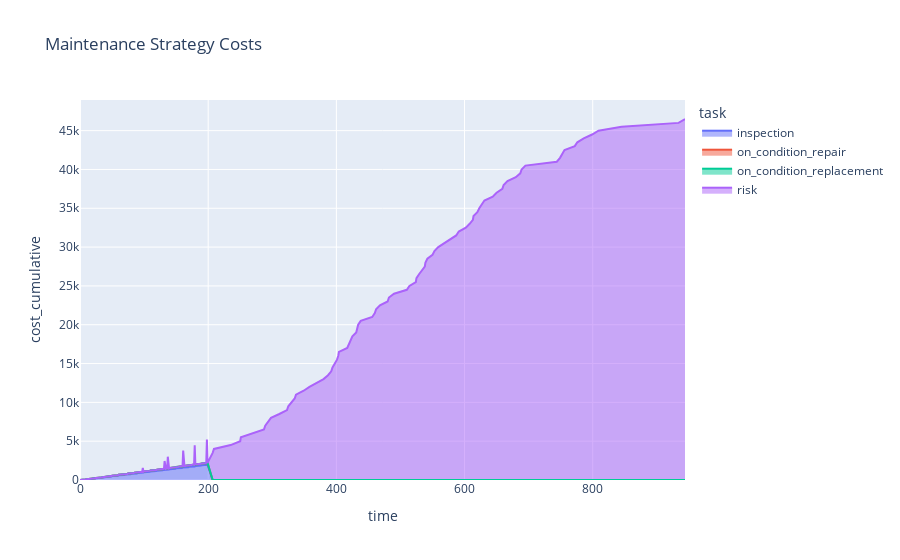

This figure's notebook cell:
### Code cell
fm.mc_timeline(1000)

df = fm.expected_cost_df()

fig = px.area(df, x="time", y="cost_cumulative", color="task", title='Maintenance Strategy Costs')
fig.show()

### Figure 1 — Plotly figure (JSON) as saved in the notebook; plotly's stock layout.template omitted (floating-point values rounded to 4 significant figures; data arrays with more than 128 entries replaced by an {"elided": "..."} marker saying what was removed)
{"data": [{"hovertemplate": "task=inspection<br>time=%{x}<br>cost_cumulative=%{y}<extra></extra>", "legendgroup": "inspection", "line": {"color": "#636efa"}, "mode": "lines", "name": "inspection", "orientation": "v", "showlegend": true, "stackgroup": "1", "type": "scatter", "x": {"elided": "200 int values"}, "xaxis": "x", "y": {"elided": "200 int values"}, "yaxis": "y"}, {"hovertemplate": "task=on_condition_repair<br>time=%{x}<br>cost_cumulative=%{y}<extra></extra>", "legendgroup": "on_condition_repair", "line": {"color": "#EF553B"}, "mode": "lines", "name": "on_condition_repair", "orientation": "v", "showlegend": true, "stackgroup": "1", "type": "scatter", "x": {"elided": "200 int values"}, "xaxis": "x", "y": {"elided": "200 int values"}, "yaxis": "y"}, {"hovertemplate": "task=on_condition_replacement<br>time=%{x}<br>cost_cumulative=%{y}<extra></extra>", "legendgroup": "on_condition_replacement", "line": {"color": "#00cc96"}, "mode": "lines", "name": "on_condition_replacement", "orientation": "v", "showlegend": true, "stackgroup": "1", "type": "scatter", "x": {"elided": "200 int values"}, "xaxis": "x", "y": {"elided": "200 int values"}, "yaxis": "y"}, {"hovertemplate": "task=risk<br>time=%{x}<br>cost_cumulative=%{y}<extra></extra>", "legendgroup": "risk", "line": {"color": "#ab63fa"}, "mode": "lines", "name": "risk", "orientation": "v", "showlegend": true, "stackgroup": "1", "type": "scatter", "x": [98, 132, 137, 161, 179, 198, 207, 209, 235, 250, 251, 270, 287, 289, 294, 298, 311, 323, 325, 335, 337, 349, 358, 380, 387, 392, 394, 398, 401, 403, 404, 417, 425, 431, 432, 434, 438, 456, 460, 462, 468, 480, 482, 490, 510, 514, 524, 525, 529, 538, 539, 542, 550, 553, 559, 568, 576, 587, 591, 602, 608, 613, 614, 620, 623, 627, 631, 644, 650, 659, 661, 667, 680, 687, 689, 695, 744, 749, 752, 756, 772, 776, 786, 799, 809, 845, 934, 944], "xaxis": "x", "y": [500, 1000, 1500, 2000, 2500, 3000, 3500, 4000, 4500, 5000, 5500, 6000, 6500, 7000, 7500, 8000, 8500, 9000, 9500, 10500, 11000, 11500, 12000, 13000, 13500, 14000, 14500, 15000, 15500, 16000, 16500, 17000, 18500, 19000, 19500, 20000, 20500, 21000, 21500, 22000, 22500, 23000, 23500, 24000, 24500, 25000, 25500, 26000, 26500, 27500, 28000, 28500, 29000, 29500, 30000, 30500, 31000, 31500, 32000, 32500, 33000, 33500, 34000, 34500, 35000, 35500, 36000, 36500, 37000, 37500, 38000, 38500, 39000, 39500, 40000, 40500, 41000, 41500, 42000, 42500, 43000, 43500, 44000, 44500, 45000, 45500, 46000, 46500], "yaxis": "y"}], "layout": {"legend": {"title": {"text": "task"}, "tracegroupgap": 0}, "title": {"text": "Maintenance Strategy Costs"}, "xaxis": {"anchor": "y", "domain": [0, 1], "title": {"text": "time"}}, "yaxis": {"anchor": "x", "domain": [0, 1], "title": {"text": "cost_cumulative"}}}}
